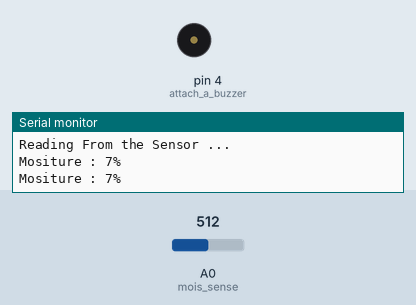
The sketch below on a simulated Arduino Uno, built with avr-gcc and run on an emulated ATmega328P. On the bench: buzzer (waves = sounding, pin HIGH), the last lines printed to the serial monitor. The test bench sets the inputs (shaded band); at power-on: A0 (mois_sense) = 512.

Above: at 3.2 s.
3.3 s: A0 (mois_sense) set to 545
5.2 s: A0 (mois_sense) set to 569
At 6.8 s:
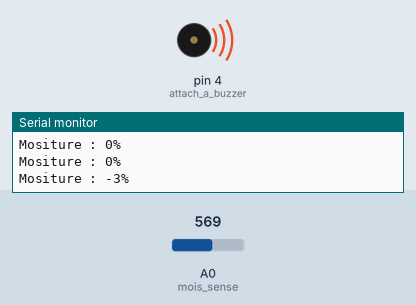
7.5 s: A0 (mois_sense) set to 511
At 8.4 s:
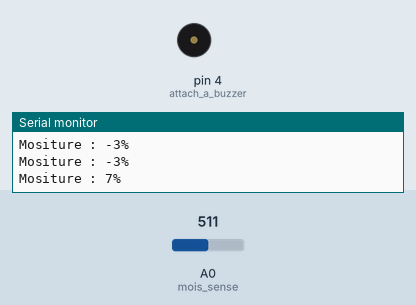
9.5 s: A0 (mois_sense) set to 716
At 11.1 s:
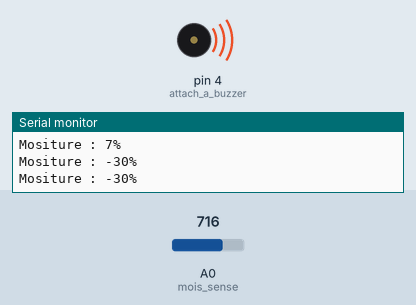
Timing chart, 0 to 12.5 s (numbered marks = the images above; inputs shaded):
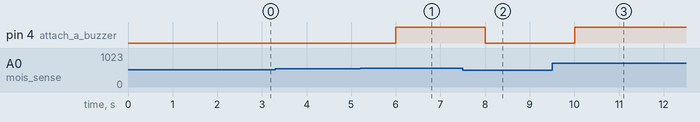

Measured:
- the behaviour switches between 555 and 556 on A0 (mois_sense) (found by bisection; images 0 and 1)
- after the input at 5.2 s, pin 4 (attach_a_buzzer): LOW → HIGH after 0.80 s
- after the input at 7.5 s, pin 4 (attach_a_buzzer): HIGH → LOW after 0.50 s
- after the input at 9.5 s, pin 4 (attach_a_buzzer): LOW → HIGH after 0.50 s

The sketch:

moisture_test.ino
```cpp
int mois_sense = A0; // Moisture Sensor input at Analog PIN A0
int out_val ;
void setup()
{
   pinMode(4,OUTPUT); //attach a buzzer/led to indicate
   Serial.begin(9600);
   Serial.println("Reading From the Sensor ...");
   delay(2000); //to let sensor start
}
void loop()
{
   out_val = analogRead(mois_sense);
   out_val = map(out_val,550,10,0,100);
   Serial.print("Mositure : ");
   Serial.print(out_val);
   Serial.println("%");
   if(out_val<0)
   {
      digitalWrite(4,HIGH);
   }
   else
   {
      digitalWrite(4,LOW);
   }
   delay(1000);
}
```
